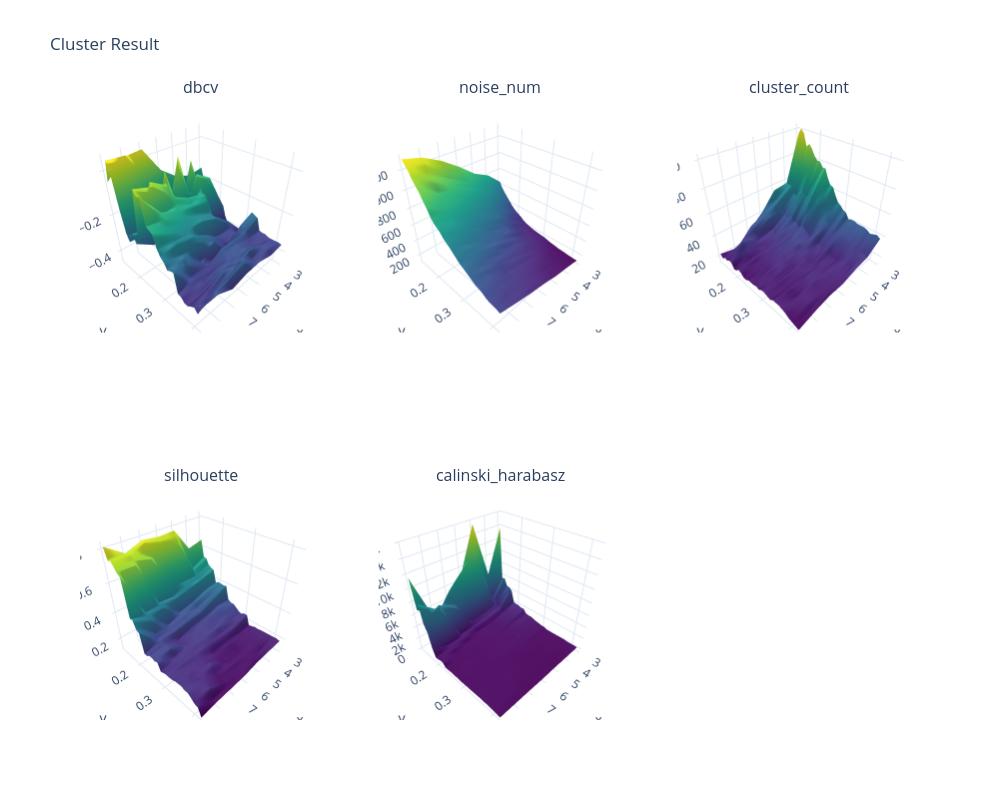

Notebook source saved alongside this figure:
### Code cell
ShowResult(df_dbscan_result,['dbcv','noise_num','cluster_count','silhouette','calinski_harabasz'])

### Figure 1 — Plotly figure (JSON) as saved in the notebook; plotly's stock layout.template omitted (floating-point values rounded to 4 significant figures; data arrays with more than 128 entries replaced by an {"elided": "..."} marker saying what was removed)
{"data": [{"colorscale": [[0, "#440154"], [0.1111, "#482878"], [0.2222, "#3e4989"], [0.3333, "#31688e"], [0.4444, "#26828e"], [0.5556, "#1f9e89"], [0.6667, "#35b779"], [0.7778, "#6ece58"], [0.8889, "#b5de2b"], [1, "#fde725"]], "scene": "scene", "showscale": false, "type": "surface", "x": [3, 4, 5, 6, 7, 8, 9], "y": [0.13, 0.14, 0.15, 0.16, 0.17, 0.18, 0.19, 0.2, 0.21, 0.22, 0.23, 0.24, 0.25, 0.26, 0.27, 0.28, 0.29, 0.3, 0.31, 0.32, 0.33, 0.34, 0.35, 0.36, 0.37, 0.38, 0.39, 0.4, 0.41, 0.42], "z": {"elided": "30x7 float values"}}, {"colorscale": [[0, "#440154"], [0.1111, "#482878"], [0.2222, "#3e4989"], [0.3333, "#31688e"], [0.4444, "#26828e"], [0.5556, "#1f9e89"], [0.6667, "#35b779"], [0.7778, "#6ece58"], [0.8889, "#b5de2b"], [1, "#fde725"]], "scene": "scene2", "showscale": false, "type": "surface", "x": [3, 4, 5, 6, 7, 8, 9], "y": [0.13, 0.14, 0.15, 0.16, 0.17, 0.18, 0.19, 0.2, 0.21, 0.22, 0.23, 0.24, 0.25, 0.26, 0.27, 0.28, 0.29, 0.3, 0.31, 0.32, 0.33, 0.34, 0.35, 0.36, 0.37, 0.38, 0.39, 0.4, 0.41, 0.42], "z": {"elided": "30x7 int values"}}, {"colorscale": [[0, "#440154"], [0.1111, "#482878"], [0.2222, "#3e4989"], [0.3333, "#31688e"], [0.4444, "#26828e"], [0.5556, "#1f9e89"], [0.6667, "#35b779"], [0.7778, "#6ece58"], [0.8889, "#b5de2b"], [1, "#fde725"]], "scene": "scene3", "showscale": false, "type": "surface", "x": [3, 4, 5, 6, 7, 8, 9], "y": [0.13, 0.14, 0.15, 0.16, 0.17, 0.18, 0.19, 0.2, 0.21, 0.22, 0.23, 0.24, 0.25, 0.26, 0.27, 0.28, 0.29, 0.3, 0.31, 0.32, 0.33, 0.34, 0.35, 0.36, 0.37, 0.38, 0.39, 0.4, 0.41, 0.42], "z": {"elided": "30x7 int values"}}, {"colorscale": [[0, "#440154"], [0.1111, "#482878"], [0.2222, "#3e4989"], [0.3333, "#31688e"], [0.4444, "#26828e"], [0.5556, "#1f9e89"], [0.6667, "#35b779"], [0.7778, "#6ece58"], [0.8889, "#b5de2b"], [1, "#fde725"]], "scene": "scene4", "showscale": false, "type": "surface", "x": [3, 4, 5, 6, 7, 8, 9], "y": [0.13, 0.14, 0.15, 0.16, 0.17, 0.18, 0.19, 0.2, 0.21, 0.22, 0.23, 0.24, 0.25, 0.26, 0.27, 0.28, 0.29, 0.3, 0.31, 0.32, 0.33, 0.34, 0.35, 0.36, 0.37, 0.38, 0.39, 0.4, 0.41, 0.42], "z": {"elided": "30x7 float values"}}, {"colorscale": [[0, "#440154"], [0.1111, "#482878"], [0.2222, "#3e4989"], [0.3333, "#31688e"], [0.4444, "#26828e"], [0.5556, "#1f9e89"], [0.6667, "#35b779"], [0.7778, "#6ece58"], [0.8889, "#b5de2b"], [1, "#fde725"]], "scene": "scene5", "showscale": false, "type": "surface", "x": [3, 4, 5, 6, 7, 8, 9], "y": [0.13, 0.14, 0.15, 0.16, 0.17, 0.18, 0.19, 0.2, 0.21, 0.22, 0.23, 0.24, 0.25, 0.26, 0.27, 0.28, 0.29, 0.3, 0.31, 0.32, 0.33, 0.34, 0.35, 0.36, 0.37, 0.38, 0.39, 0.4, 0.41, 0.42], "z": {"elided": "30x7 float values"}}], "layout": {"annotations": [{"font": {"size": 16}, "showarrow": false, "text": "dbcv", "x": 0.1444, "xanchor": "center", "xref": "paper", "y": 1, "yanchor": "bottom", "yref": "paper"}, {"font": {"size": 16}, "showarrow": false, "text": "noise_num", "x": 0.5, "xanchor": "center", "xref": "paper", "y": 1, "yanchor": "bottom", "yref": "paper"}, {"font": {"size": 16}, "showarrow": false, "text": "cluster_count", "x": 0.8556, "xanchor": "center", "xref": "paper", "y": 1, "yanchor": "bottom", "yref": "paper"}, {"font": {"size": 16}, "showarrow": false, "text": "silhouette", "x": 0.1444, "xanchor": "center", "xref": "paper", "y": 0.375, "yanchor": "bottom", "yref": "paper"}, {"font": {"size": 16}, "showarrow": false, "text": "calinski_harabasz", "x": 0.5, "xanchor": "center", "xref": "paper", "y": 0.375, "yanchor": "bottom", "yref": "paper"}], "height": 800, "scene": {"domain": {"x": [0, 0.2889], "y": [0.625, 1]}}, "scene2": {"domain": {"x": [0.3556, 0.6444], "y": [0.625, 1]}}, "scene3": {"domain": {"x": [0.7111, 1], "y": [0.625, 1]}}, "scene4": {"domain": {"x": [0, 0.2889], "y": [0, 0.375]}}, "scene5": {"domain": {"x": [0.3556, 0.6444], "y": [0, 0.375]}}, "scene6": {"domain": {"x": [0.7111, 1], "y": [0, 0.375]}}, "title": {"text": "Cluster Result"}, "width": 1000}}
